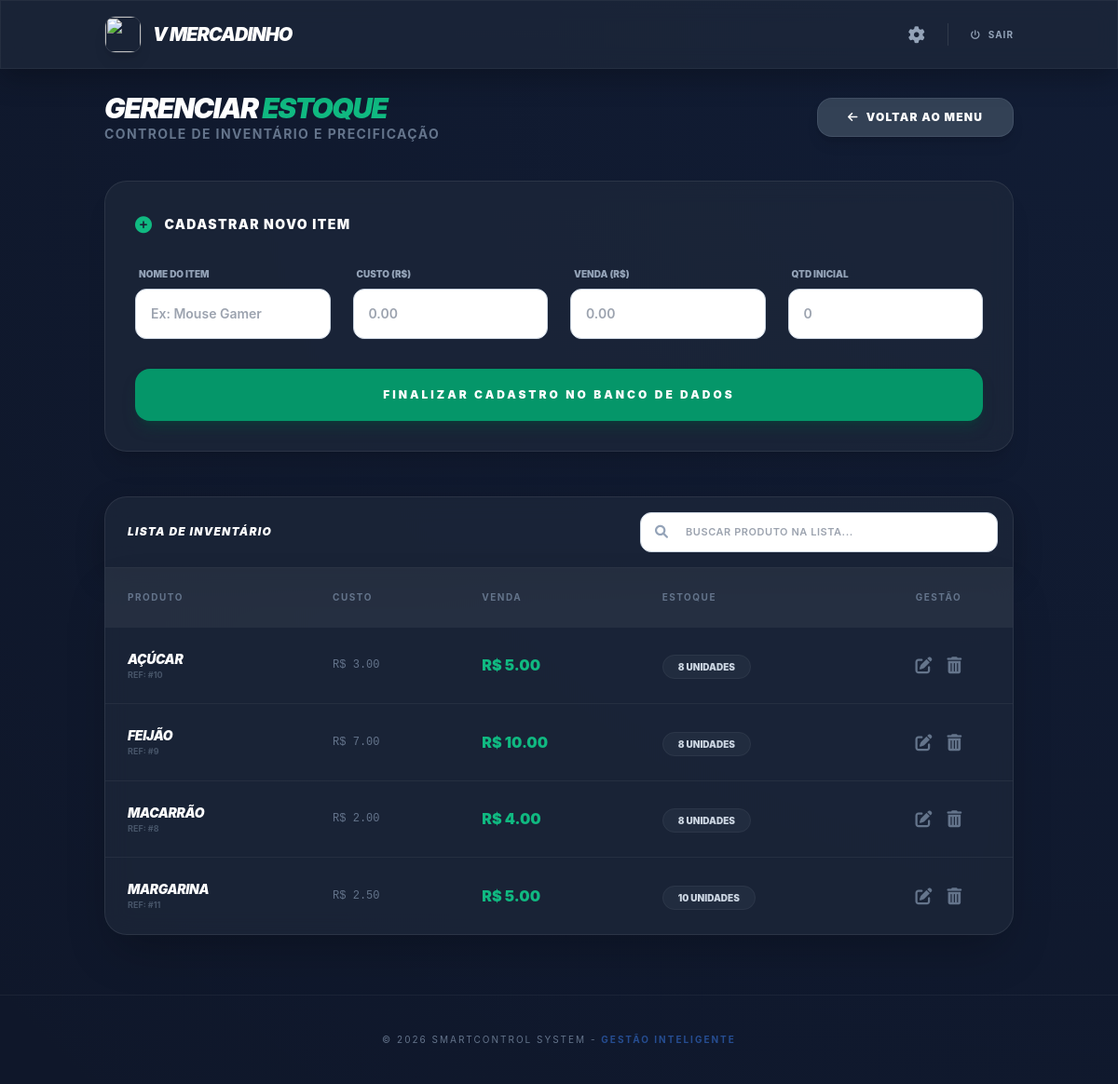
The app's page /produtos (signed in) with its own data.
### tables this page shows
CREATE TABLE produtos (
            id INTEGER PRIMARY KEY AUTOINCREMENT,
            nome TEXT NOT NULL,
            preco_custo REAL,
            preco_venda REAL,
            quantidade INTEGER,
            usuario_id INTEGER,
            FOREIGN KEY (usuario_id) REFERENCES usuarios (id)
        );

### app.py (the view, shortened to what this page needs)
@app.route('/produtos', methods=['GET', 'POST'])
def produtos():
    if 'usuario_id' not in session: return redirect(url_for('login'))
    usuario_id = session['usuario_id']
    conn = conectar_db()
    produtos_lista = conn.execute('SELECT * FROM produtos WHERE usuario_id=? ORDER BY nome ASC', (usuario_id,)).fetchall()
    conn.close()
    return render_template('produtos.html', produtos=produtos_lista)

### models.py (called while the page is built)
def conectar_db():
    conn = sqlite3.connect(DATABASE, timeout=10)
    conn.row_factory = sqlite3.Row
    return conn

### templates/produtos.html (shortened to what this page needs)
{% extends 'layout.html' %}
{% block content %}
<div class="animate-fadeIn">
    <div class="flex flex-col md:flex-row justify-between items-center mb-10 gap-4">
        <div>
            <h2 class="text-3xl font-black text-white uppercase italic tracking-tighter">Gerenciar <span class="text-emerald-500">Estoque</span></h2>
            <p class="text-slate-500 text-sm font-bold uppercase tracking-widest">Controle de inventário e precificação</p>
        </div>
        <a href="{{ url_for('index') }}" class="bg-slate-700 hover:bg-slate-600 text-white font-black py-3 px-8 rounded-2xl transition transform hover:scale-105 shadow-lg border border-slate-500/30 uppercase text-xs tracking-widest flex items-center">
            <i class="fas fa-arrow-left mr-2"></i> Voltar ao Menu
        </a>
    </div>
    <div id="form-cadastro" class="glass-card p-8 rounded-3xl mb-12 shadow-xl">
        <h3 class="text-sm font-black text-white mb-8 uppercase tracking-widest flex items-center">
            <i class="fas fa-plus-circle mr-3 text-emerald-500 text-lg"></i> Cadastrar Novo Item
        </h3>
        <form method="POST" class="grid grid-cols-1 md:grid-cols-4 gap-6">
            <div class="flex flex-col">
                <label class="text-[10px] text-slate-400 uppercase font-black mb-2 ml-1">Nome do Item</label>
                <input type="text" name="nome" placeholder="Ex: Mouse Gamer"
                       class="input-pro w-full rounded-xl p-4 text-sm outline-none" required>
            </div>
            <div class="flex flex-col">
                <label class="text-[10px] text-slate-400 uppercase font-black mb-2 ml-1">Custo (R$)</label>
                <input type="number" step="0.01" name="preco_custo" placeholder="0.00"
                       class="input-pro w-full rounded-xl p-4 text-sm outline-none" required>
            </div>
            <div class="flex flex-col">
                <label class="text-[10px] text-slate-400 uppercase font-black mb-2 ml-1">Venda (R$)</label>
                <input type="number" step="0.01" name="preco_venda" placeholder="0.00"
                       class="input-pro w-full rounded-xl p-4 text-sm outline-none" required>
            </div>
            <div class="flex flex-col">
                <label class="text-[10px] text-slate-400 uppercase font-black mb-2 ml-1">Qtd Inicial</label>
                <input type="number" name="quantidade" placeholder="0"
                       class="input-pro w-full rounded-xl p-4 text-sm outline-none" required>
            </div>
            <button type="submit" class="md:col-span-4 bg-emerald-600 hover:bg-emerald-500 text-white font-black py-5 rounded-2xl transition-all uppercase tracking-[0.25em] text-xs mt-2 shadow-lg shadow-emerald-900/40">
                Finalizar Cadastro no Banco de Dados
            </button>
        </form>
    </div>
    <div class="glass-card p-4 rounded-t-3xl border-b-0 flex flex-col md:flex-row justify-between items-center gap-4">
        <h3 class="text-white font-black uppercase italic text-xs tracking-widest ml-2">Lista de Inventário</h3>
        <div class="relative w-full md:w-96">
            <i class="fas fa-search absolute left-4 top-1/2 -translate-y-1/2 text-slate-400 text-sm"></i>
            <input type="text" id="inputBusca" onkeyup="buscarProduto()" placeholder="BUSCAR PRODUTO NA LISTA..."
                   class="input-pro w-full rounded-xl py-3 pl-12 pr-4 text-[11px] font-bold outline-none transition tracking-wider">
        </div>
    </div>
    <div class="glass-card rounded-b-3xl overflow-hidden shadow-2xl">
        <div class="overflow-x-auto">
            <table class="w-full text-left" id="tabelaProdutos">
                <thead class="bg-white/5 text-slate-500 text-[10px] uppercase font-black tracking-[0.15em]">
                    <tr>
                        <th class="p-6">Produto</th>
                        <th class="p-6">Custo</th>
                        <th class="p-6">Venda</th>
                        <th class="p-6">Estoque</th>
                        <th class="p-6 text-center">Gestão</th>
                    </tr>
                </thead>
                <tbody class="text-slate-300">
                    {% for produto in produtos %}
                    <tr class="border-t border-white/5 table-row-hover transition">
                        <td class="p-6">
                            <div class="font-black text-white uppercase italic text-sm tracking-tight">{{ produto.nome }}</div>
                            <div class="text-[9px] text-slate-600 uppercase font-bold">Ref: #{{ produto.id }}</div>
                        </td>
                        <td class="p-6 text-xs font-mono text-slate-500">R$ {{ "%.2f"|format(produto.preco_custo) }}</td>
                        <td class="p-6 font-black text-emerald-500 text-base">R$ {{ "%.2f"|format(produto.preco_venda) }}</td>
                        <td class="p-6">
                            <span class="px-4 py-1.5 rounded-full text-[10px] font-black {% if produto.quantidade < 5 %}bg-red-500/10 text-red-500 animate-pulse border border-red-500/20{% else %}bg-slate-700/30 text-slate-300 border border-white/5{% endif %}">
                                {{ produto.quantidade }} UNIDADES
                            </span>
                        </td>
                        <td class="p-6">
                            <div class="flex items-center justify-center space-x-4">
                                <button onclick="abrirModalEditar('{{ produto.id }}', '{{ produto.nome }}', '{{ produto.preco_custo }}', '{{ produto.preco_venda }}', '{{ produto.quantidade }}')"
                                        class="text-slate-500 hover:text-blue-400 transition transform hover:scale-125">
                                    <i class="fas fa-edit text-lg"></i>
                                </button>
                                <button onclick="confirmarExclusao('{{ produto.id }}', '{{ produto.nome }}')"
                                        class="text-slate-500 hover:text-red-500 transition transform hover:scale-125">
                                    <i class="fas fa-trash-alt text-lg"></i>
                                </button>
                            </div>
                        </td>
                    </tr>
                    {% endfor %}
                </tbody>
            </table>
        </div>
    </div>
</div>
{% endblock %}

### templates/layout.html (style rules this page uses)
:root { --bg-deep: #0f172a; --card-slate: #1e293b; --border-soft: rgba(255, 255, 255, 0.08); }
body { background-color: var(--bg-deep); background-image: radial-gradient(circle at top right, rgba(59, 130, 246, 0.05), transparent); color: white; font-family: 'Inter', sans-serif; margin: 0; }
.glass-card { background: rgba(30, 41, 59, 0.7); backdrop-filter: blur(12px); border: 1px solid var(--border-soft); box-shadow: 0 10px 30px rgba(0, 0, 0, 0.25); }
.input-pro { background-color: #ffffff !important; border: 1px solid #cbd5e1 !important; color: #0f172a !important; font-weight: 600 !important; transition: all 0.2s ease-in-out; }
.animate-fadeIn { animation: fadeIn 0.4s ease-out; }

### records on screen
produtos: nome "AÇÚCAR", id "10", preco_custo "3.00", preco_venda "5.00", quantidade "8"
produtos: nome "FEIJÃO", id "9", preco_custo "7.00", preco_venda "10.00", quantidade "8"
produtos: nome "MACARRÃO", id "8", preco_custo "2.00", preco_venda "4.00", quantidade "8"
produtos: nome "MARGARINA", id "11", preco_custo "2.50", preco_venda "5.00", quantidade "10"

### other values on screen
{{ session.get('usuario_nome') }} "V MERCADINHO"
